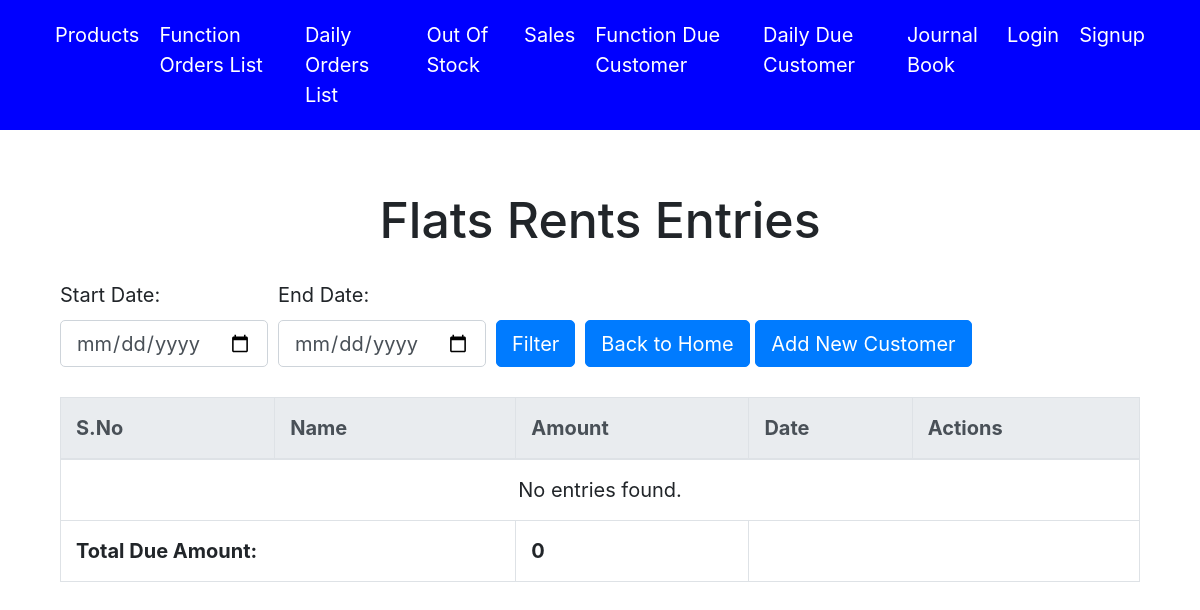
The page /flats/debt/customers/list/ on the database as committed earlier.
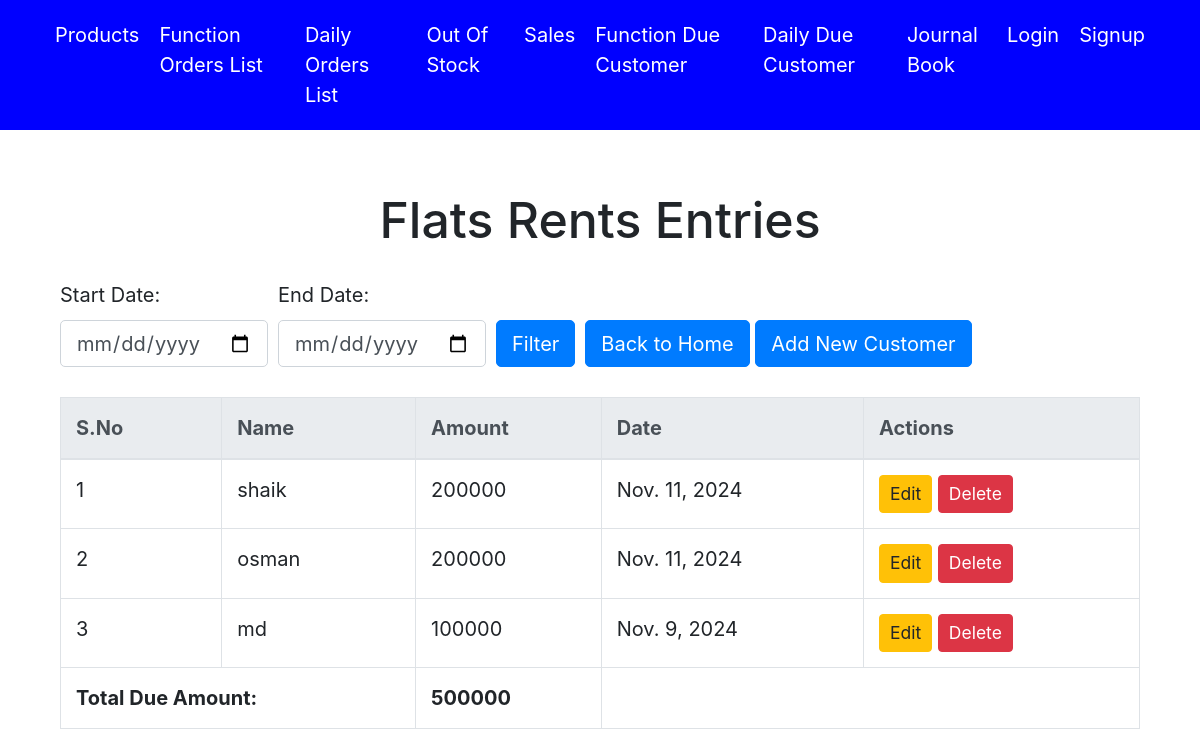
The same page on the database as committed later.
### accounts/models.py (models this page shows, shortened)
class FlatsDebtCustomer(models.Model):
    name = models.CharField(max_length=100)
    due_amount = models.IntegerField()
    date = models.DateField(default=timezone.now)

### accounts/views.py (the view)
# urls.py: path('flats/debt/customers/list/',views.flat_debt_customer_list,name='flat_debt_customer_list'),
def flat_debt_customer_list(request):
    start_date = request.GET.get('start_date')
    end_date = request.GET.get('end_date')
    if start_date and end_date:
        flat_entries = FlatsDebtCustomer.objects.filter(date__range=[start_date, end_date])
    else:
        flat_entries = FlatsDebtCustomer.objects.all()  # Show all entries if no filter is applied
    total_due_amount = sum(entry.due_amount for entry in flat_entries)
    context = {
        'flat_entries': flat_entries,
        'total_due_amount': total_due_amount,
    }
    return render(request, 'flat_debt_customers_list.html', context)

### accounts/templates/flat_debt_customers_list.html
{% extends 'base.html' %}
{% block content %}
    <div class="container mt-5">
        <h1 class="text-center mb-4">Flats Rents Entries</h1>
        <form method="GET" class="mb-4">
            <div class="form-row align-items-end">
                <div class="col-auto">
                    <label for="start_date">Start Date:</label>
                    <input type="date" id="start_date" name="start_date" class="form-control" value="{{ start_date }}">
                </div>
                <div class="col-auto">
                    <label for="end_date">End Date:</label>
                    <input type="date" id="end_date" name="end_date" class="form-control" value="{{ end_date }}">
                </div>
                <div class="col-auto">
                    <button type="submit" class="btn btn-primary">Filter</button>
                </div>
                <div class="col-auto">
                    <a href="{% url 'home' %}" class="btn btn-primary">Back to Home</a>
                    <a href="{% url 'flat_debt_customer_create' %}" class="btn btn-primary">Add New Customer</a>
                </div>
            </div>
        </form>
        <div class="table-container">
            <table class="table table-bordered">
                <thead class="thead-light">
                    <tr>
                        <th>S.No</th>
                        <th>Name</th>
                        <th>Amount</th>
                        <th>Date</th>
                        <th>Actions</th>
                    </tr>
                </thead>
                <tbody>
                    {% for entry in flat_entries %}
                        <tr>
                            <td>{{ forloop.counter }}</td>
                            <td>{{ entry.name }}</td>
                            <td>{{ entry.due_amount }}</td>
                            <td>{{ entry.date }}</td>
                            <td>
                                <a href="{% url 'flat_debt_customer_update' entry.pk %}" class="btn btn-warning btn-sm">Edit</a>
                                <a href="{% url 'flat_debt_customer_delete' entry.pk %}" class="btn btn-danger btn-sm">Delete</a>
                            </td>
                        </tr>
                    {% empty %}
                        <tr>
                            <td colspan="5" class="text-center">No entries found.</td>
                        </tr>
                    {% endfor %}
                </tbody>
        <tfoot>
            <tr>
                <td colspan="2"><strong>Total Due Amount:</strong></td>
                <td><strong>{{ total_due_amount }}</strong></td>
                <td colspan="2"></td>
            </tr>
        </tfoot>
            </table>
        </div>
    </div>
{% endblock %}

Rows that differ between the two databases and show on the page:
added FlatsDebtCustomer: name "shaik", due_amount "200000", date "Nov. 11, 2024"
added FlatsDebtCustomer: name "osman", due_amount "200000", date "Nov. 11, 2024"
added FlatsDebtCustomer: name "md", due_amount "100000", date "Nov. 9, 2024"
Other text that changed with them:
{{ total_due_amount }}: "0" → "500000"
text no longer shown: "No entries found."
